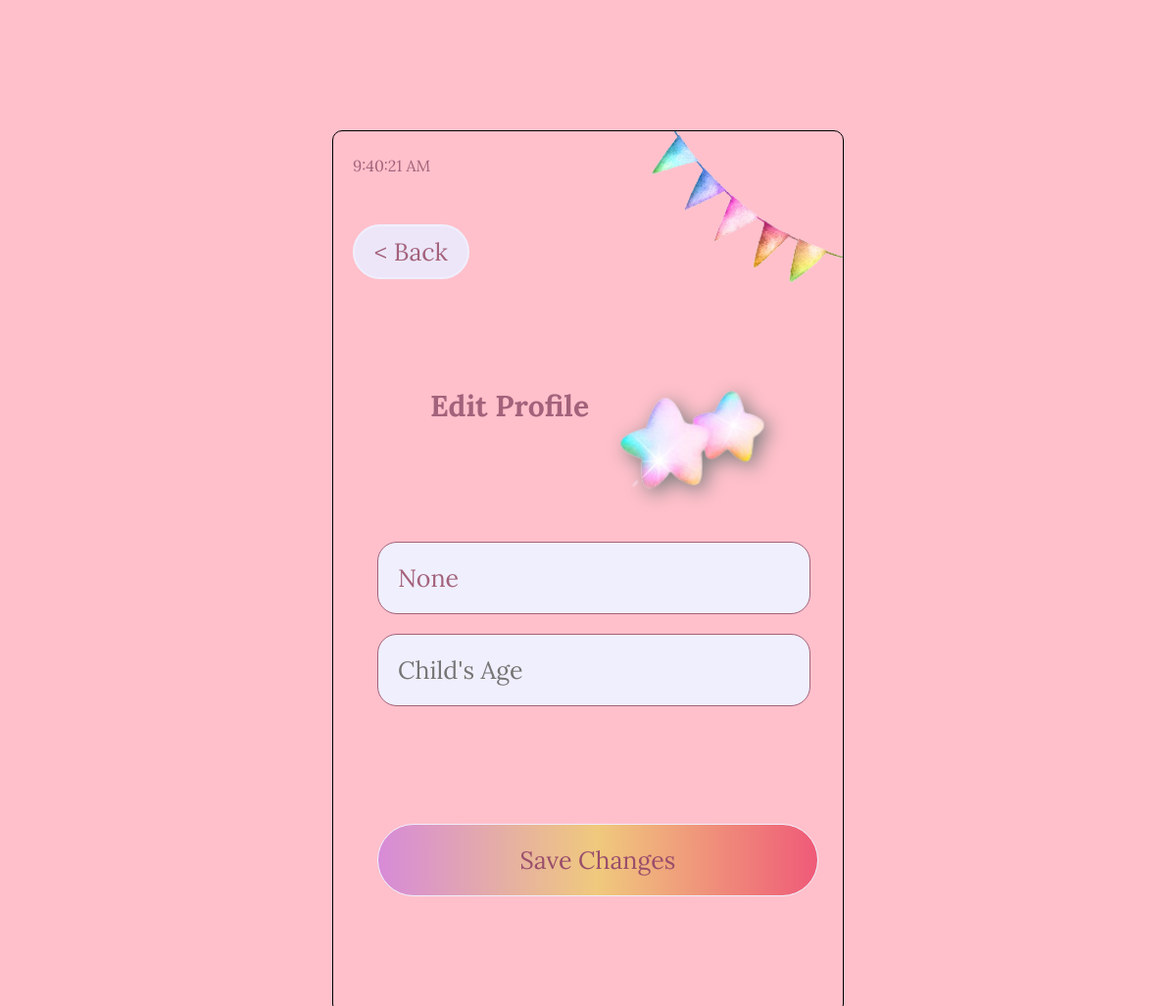
The app's page /edit_profile/ (signed in), older data.
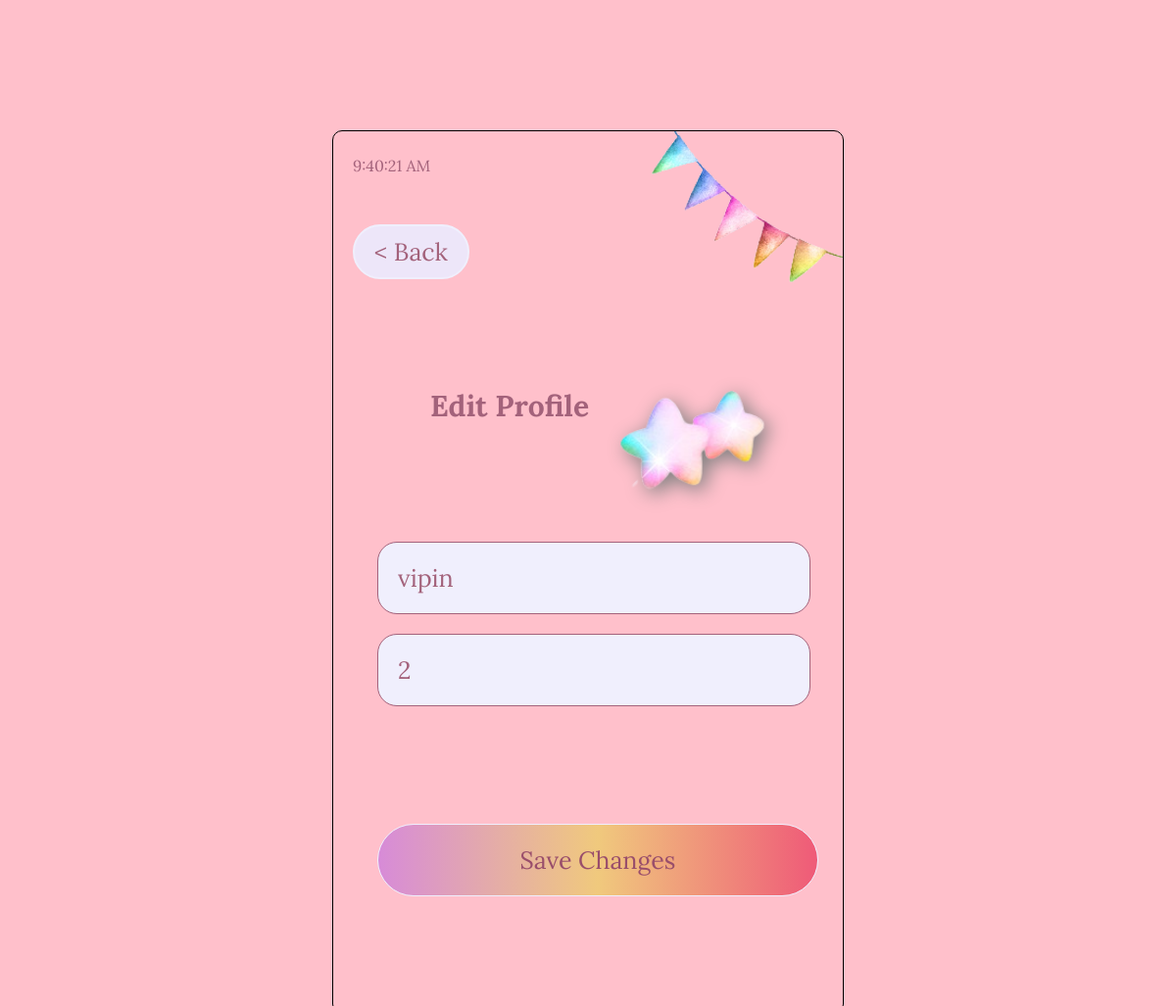
The same page, newer data.
### login/models.py (models this page shows, shortened)
class User(AbstractBaseUser, PermissionsMixin):
    USER_TYPES = (
        (1, 'SuperAdmin'),
        (2, 'Admin'),
        (3, 'User'),
    )
    user_type = models.PositiveSmallIntegerField(
    choices=USER_TYPES,
    default=3
     )
    username = models.CharField(max_length=100, null=True, blank=True)
    email = models.EmailField(unique=True)
    verification_token = models.CharField(max_length=100, null=True, blank=True)
    child_age = models.IntegerField(null=True, blank=True)
    child_name = models.CharField(max_length=100, null=True, blank=True)
    profile_picture = models.ImageField(upload_to='profile_pics/', null=True, blank=True)
    is_verified = models.BooleanField(default=False)
    is_staff = models.BooleanField(default=False)
    is_active = models.BooleanField(default=True)
    objects = CustomUserManager()
    FAIRY_TYPES = (
        (1, 'Rainbow Fairy'),
        (2, 'Heart Fairy'),
        (3, 'Rainbow Unicorn '),
        (4, 'Star Fairy'),
        (5, 'Heart Unicorn'),
        (6, 'Fairy Wand'),
    )
    court_type = models.PositiveSmallIntegerField(
        choices=FAIRY_TYPES,
        default=1
    )
    MEMBERSHIP_TYPES = (
        (1, 'fairy time'),
        (2, 'fairy circle'),
        (3, 'fairy world'),
    )
    membership_type = models.PositiveSmallIntegerField(
        choices=MEMBERSHIP_TYPES,
        default=1
    )
    USERNAME_FIELD = 'email'
    REQUIRED_FIELDS = []

### login/views.py (the view)
# urls.py: path('edit_profile/', views.edit_profile, name='edit_profile'),
def edit_profile(request):
    profile = get_object_or_404(User, id=request.user.id)
    form = ProfileForm(request.POST or None, request.FILES or None, instance=profile)
    if form.is_valid():
        form.save()
        return redirect('main_page')
    return render(request, 'edit_profile.html', {'form': form})

### login/forms.py
class ProfileForm(forms.ModelForm):
    class Meta:
        model = User
        fields = [ 'child_name', 'child_age']

### login/templates/edit_profile.html (shortened to what this page needs)
<!DOCTYPE html>
<html>
<head>
 {% load static %}
   <link rel="stylesheet" href="{% static 'members/create_profile.css' %}">
</head>
<body>
<div class="container">
    <div class="top">
        <div class="time-back">
        <p id="current-time"></p>
        <button id="back_button" onclick="history.back()"> &lt;  Back</button>
        </div>
        <img id="cones" src="{% static 'members/images/cones.png' %}" alt="Fairy Club Logo">
    </div>
    <div class="form-container">
        <div class="logo">
            <h1>Edit Profile</h1>
            <img id="cones" src="{% static 'members/images/star.png' %}" alt="Fairy Club Logo">
        </div>
        <br/>
        <form action="{% url 'edit_profile' %}" method="POST" enctype="multipart/form-data">
            <input type="text" name="child_name" placeholder="Child's Name" value="{{ request.user.child_name }}"><br><br>
            <input type="number" name="child_age" placeholder="Child's Age" value="{{ request.user.child_age }}"><br><br>
            <div class="button-container">
                <button id="button-container" type="submit">Save Changes</button><br><br>
            </div>
        </form>
    </div>
</div>
</body>
</html>

Row changes from the older to the newer data that the page shows:
changed User: child_name "None" → "vipin"; child_age (not shown) → "2"
